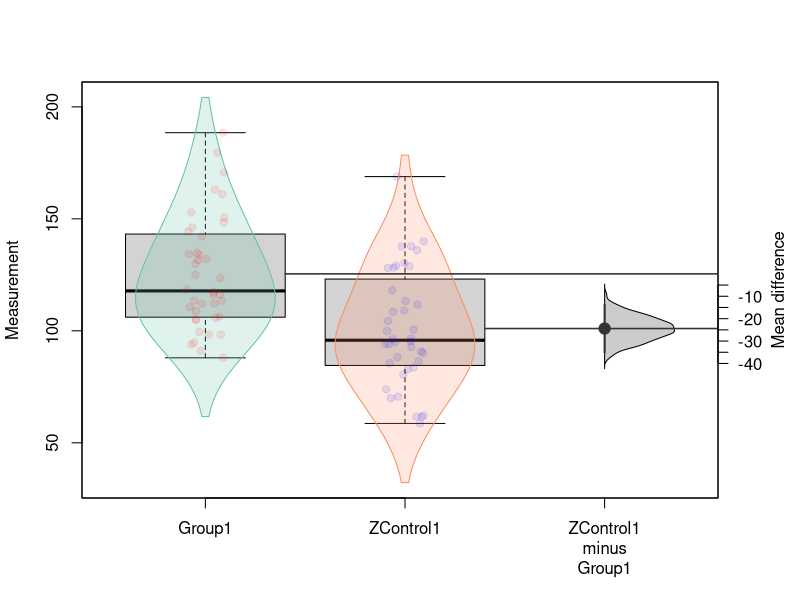

Here is the R script that generated this plot: (Note: this script raises an error after producing the figure.)
### Private functions

#### TODO handle NA in data !!!
#### Multiple groups - specify pairings
#### Scale of cohens d - scale to fit (-1, 1), limit axis extents (Hegdes same)

transparent <-  function(colour, alpha) {
  rgba.val <- col2rgb(colour, TRUE)
  t.col <- rgb(rgba.val[1, ], rgba.val[2, ], rgba.val[3, ],
               maxColorValue = 255,
               alpha = (100 - alpha * 100) * 255 / 100)
  invisible(t.col)
}

### confidence interval of a group 
CI <- function(x){
  alpha <- 0.95
  m <- mean(x) 
  sd <- sd(x)
  n <- length(x)
  se <- sd/sqrt(n)
  df <- n-1
  alpha <- 1-alpha
  t <- qt(p=alpha/2, df=df,lower.tail=F)
  me <- t * se
  c1 <- m - me
  c2 <- m + me
  print(c(c1,c2))
}

# Two group statistic functions

# Mean difference (group 2 - group 1)
stMeanDiff <- function(x1, x2) { mean(x2) - mean(x1) }

# Cohens d (group 2 - group 1)
stCohensD <- function(x1, x2){
  m1 <- mean(x1) 
  SD1 <- sd(x1)
  N1 <- length(x1)
  m2 <- mean(x2)
  SD2 <- sd(x2)
  N2 <- length(x2)
  x <- sqrt((N1 - 1) * (SD1 * SD1) * (N2 - 1) * (SD2 * SD2) / (N1 + N2 - 2))
  (m2 - m1) / x
}

# Hegens d (group 2 - group 1)

stHegensD <- function(x1, x2){
  m1 <- mean(x1) 
  SD1 <- sd(x1)
  N1 <- length(x1)
  m2 <- mean(x2)
  SD2 <- sd(x2)
  N2 <- length(x2)
  x <- sqrt((N1 - 1) * (SD1 * SD1) * (N2 - 1) * (SD2 * SD2) / (N1 + N2 - 2))
  d = (m2 - m1) / x
  d*(1-(3/(4(N1+N2)-9)))
}

#############################################################################

#' Generate differences
#' 
#' This is details
#' 
#' @param data A data frame...
#' @param effect.type Type of difference
#' 
#' @return List containing:
#' bootstrapped mean difference + confidence interval of mean difference + individual bootstrapped difference + 
#'         CI of group 1 + CI of group 2 + mean of group 1 + mean of group 2 + median of group 1 + median of group 2 +
#'         raw data
#'         
#' @export
difference <- function(data,
                       effect.type = c("unstandardised", "cohens", "hegens", "paired-diffs"),
                       #paired = FALSE, # if true calculate paired mean difference 
                       data.col = 1, group.col = 2, block.col = NULL, id.col,
                       R = 1000,
                       ci.type = "bca",
                       ...        
                       # ci.type = "bca", #default
                       # contrast = c("group 1 - group 2"), # default larger group minus small group
                       # ci.conf = 0.95,
) {
  
  call <- match.call()
  if (!is.function(effect.type))
    effect.type <- match.arg(effect.type)
  
  # Get list of groups
  groups <- sort(unique(data[[group.col]]))

  # Function to simplify writing bootstrap statistic functions  
  .wrap2GroupStatistic <- function(statisticFn) {
    if (length(groups) != 2)
      stop(sprintf("Require exactly 2 groups for effect type %s, found %d (%s)", effect.type, length(groups), paste(groups, collapse = ", ")))
    function(data, indices) {
      measurement <- data[indices, data.col]
      group <- data[indices, group.col]
      x1 <- measurement[group == groups[1]]
      x2 <- measurement[group == groups[2]]
      statisticFn(x1, x2)
    }
  }

  # Decide how to calculate the statistic
  bootstrapData <- data
  if (effect.type == "unstandardised") {
    statistic <- .wrap2GroupStatistic(stMeanDiff)
  } else if (effect.type == "cohens") {
    statistic <- .wrap2GroupStatistic(stCohensD)
  } else if (effect.type == "hegens") {
    statistic <- .wrap2GroupStatistic(stHegensD)
  } else if (effect.type == "paired-diffs") {
    if (missing(id.col)) stop("id.col must be specified when effect.type = 'paired-diffs'")
    g1 <- data[data[[group.col]] == groups[1], ]
    g2 <- data[data[[group.col]] == groups[2], ]
    # Pair on ID (don't assume they are sorted)
    g2Idx <- match(g1[[id.col]], g2[[id.col]])
    bootstrapData <- g2[[data.col]][g2Idx] - g1[[data.col]]
    statistic <- function(data, subset) {
      mean(data[subset])
    }
  } else {
    # User supplied a bootstrap statistic function
    statistic <- effect.type
  }
  
  # Bootstrap the statistic
  es <- boot::boot(bootstrapData, statistic, R = R, ...)
  
  # Calculate confidence interval
  ci <- boot::boot.ci(es, type = ci.type)
  
  # Save some parts of the CI data into the returned value (don't need values that are already there or misleading)
  es[["ci.type"]] <- ci.type
  for (cin in names(ci)) {
    if (!cin %in% c("R", "t0", "call")) {
      es[[cin]] <- ci[[cin]]
    }
  }
  # Overwrite data in result with the real data (rather than bootstrapped data, e.g. for paired-riffs)
  es$data <- data
  # Add some more stuff to the result
  es$call <- match.call()
  es$data.col <- data.col
  es$group.col <- group.col
  es$groups <- groups
  es$effect.type <- effect.type
  
  # Fill in extra information in the returned list  
  gil <- lapply(groups, function(g) { 
    grpVals <- data[[data.col]][data[[group.col]] == g]
    c(mean = mean(grpVals),
      median = median(grpVals),
      sd = sd(grpVals),
      se = sd(grpVals) / sqrt(length(grpVals))
    )
  })
  df <- do.call(rbind, gil)
  rownames(df) <- groups
  es$groupStatistics <- df

  # Return value has type plotES TODO decide on a name
  class(es) <- c("plotES", class(es))
  
  es
}

#' print bootstrap mean difference, bootstrapped confidence interval (R value, bootstrapped corrections"bca")
#' 
#' @export
print.plotES <- function(result, ...) {
  cat("Bootstrapped effect size\n")
  cat("Groups:\n")
  print(es$groupStatistics)
  cat(sprintf("%s effect size %g, %g%% CI (%s) %g, %g\n",
              es$effect.type, es$t0, es$bca[1], es$ci.type, es$bca[4], es$bca[5]))
}


#' Plot data with effect size
#' 
#' @param box Colour of boxplot. If FALSE or NA, boxplot is not drawn
#' @param box_fill Colour used to fill the bodies of the boxplot. If FALSE or NA, bodies are not filled
#' @param points Vector of colours used to draw data points, one colour per group. If FALSE or NA, points are not drawn
#' @param violin What type of violin plot to display. If FALSE, violin plot is not drawn
#' @param adj Value used to control violin plot smoothness.
#' 
#' 
#' @export
plotES <- function(es, 
                   box = "black", 
                   box_fill = "lightgrey", 
                   points = RColorBrewer::brewer.pal(max(3, length(es$groups)), "Set1"),
                   violin = c("left-half", "right-half", "full"),
                   violin_border = RColorBrewer::brewer.pal(max(3, length(es$groups)), "Set2"),
                   violin_fill = transparent(RColorBrewer::brewer.pal(max(3, length(es$groups)), "Set2"), .8),
                   violin_adj = 1.5,
                   violin_width = 0.35,
                   violin_trunc_at = 0.05,
                   
                   mar = c(5, 4, 4, 4) + 0.1, # Default margin
                   xlab = "",
                   
                   # box = TRUE,# draw boxplot 
                   # box_fill = TRUE,# fill up box colour # if false only border will be drawn 
                   # points = TRUE, #add individual data point 
                   mean = TRUE, #draw mean of the data 
                   CI = TRUE, # draw confidence interval line of the data; if, box, density, violin is TRUE, CI is FALSE
                   median_line = FALSE, # if TRUE horizontal line in median is drawn # if, box, density, violin is TRUE, median_line is FALSE
                   ef_size = TRUE, # if false do not plot effect size
                   ef_size_density = TRUE, #if true draw effect size confidence interval
                   ef_size_position = c("right", "down"),# when Gardner-Altman_plot is chosen effect size plotted right, otherwise down 
                   paired = FALSE, # if true draw lines between paired points
                   left_ylab = "",
                   right_ylab = "",
                   bottom_ylab = "",
                   col = c("col1", "col2", "col3"), opacity = 0.6, #colour of box, violin, box border, density, col 1 = group 1, col2 = group 2, col3 = ef plot, {col = n+1, n = group no) #   
                   points_col = c("col1", "col2", "col3"), points_opacity = 0.4, # points colour 
                   ...
) {
  if (!is(es, "plotES")) 
    stop("data must be a plotES object")
  if (!isFALSE(violin))
    violin <- match.arg(violin)
  
  .show <- function(what) !isFALSE(what) && !is.null(what)
  .isColour <- function(c) tryCatch(is.matrix(col2rgb(c)), error = function(e) FALSE)
  .colour <- function(what) if (isTRUE(what)) { "black" } else if (.isColour(what)) { what } else { NA }

  
  data <- es$data
  groups <- es$groups
  
  # Calculate densities for violin plots
  densities <- lapply(groups, function(g) density(data[[es$data.col]][data[[es$group.col]] == g], adj = violin_adj))
  # Normalise densities heights so they all have desired height (which becomes width)
  densities <- lapply(densities, function(d) { d$y <- d$y / max(d$y) * violin_width; d })
  # Optionally chop off the tails
  if (violin_trunc_at > 0)
    densities <- lapply(densities, function(d) { 
      keep <- which(d$y > violin_trunc_at * violin_width)
      d$y <- c(0, d$y[keep], 0)
      d$x <- c(d$x[keep[1]], d$x[keep], d$x[keep[length(keep)]])
      d
      })
  
  # Calculate plot limits
  xlim <- c(0.5, length(groups) + 0.5)
  ylim <- range(data[[es$data.col]])

  # If needed, extend y range to encompass violin plots
  if (.show(violin)) {
    for (d in densities) {
      ylim <- range(ylim, d$x)
    }
  }
  
  # If needed extend x range to encompass effect size
  if (.show(ef_size) && length(groups) == 2) {
    xlim[2] <- xlim[2] + 0.95
  }
  
  # Extend width if showing effect size on right
  
  # Prepare plot
  par(mar = mar)
  plot(NULL, xlim = xlim, ylim = ylim, type = "n", xaxt = "n", yaxt = "n", xlab = xlab, ylab = es$data.col, ...)
  
  # Add the various components to the plot
  f <- as.formula(paste(es$data.col, "~", es$group.col))
  
  # Box plot
  if (.show(box)) {
    boxplot(f, data = data, add = TRUE, 
            col = .colour(box_fill), border = .colour(box))
  }
  # Violin plots
  if (.show(violin)) {
    for (i in seq_along(groups)) {
      d <- densities[[i]]
      col <- violin_fill[i]
      border <- violin_border[i]
      if (violin == "left-half") {
        polygon(i - d$y, d$x, col = col, border = border)
      } else if (violin == "right-half") {
        polygon(i + d$y, d$x, col = col, border = border)
      } else {
        polygon(c(i - d$y, rev(i + d$y)), c(d$x, rev(d$x)), col = col, border = border)
      }
    }
  }
  # Scatter plot of data points
  if (.show(points)) {
    stripchart(f, data = data, method = "jitter",
               pch = 19, vertical = TRUE,
               col = .colour(points),
               add = TRUE)
  }
  
  if (.show(ef_size)) {
    # If there are 2 groups..
    if (length(groups) == 2) {
      # Show it to the right
      d <- density(es$t)
      d$y <- d$y / max(d$y) * violin_width
      # Diff is group2 - group1, so add to group1 mean make it align with group1
      y <- es$groupStatistics[1, 1]
      polygon(d$y + 3.0, d$x + y, 
              col = transparent("black", .8), 
              border = "black")
      
      # Draw mean of effect size
      points (3, y + es$t0, pch = 19, col = "grey20", cex = 1.5)
      # Confidence interval of effect size
      segments(3, y + es$bca[4], 3, y + es$bca[5], col = "grey20", lty = 1, lwd = 2.0)

      # Horizontal lines from group means
      segments(1 + 0.4, y, 5, y, col = "grey20", lty = 1, lwd = 1.5)
      segments(2 + 0.4, y + es$t0, 5, y + es$t0, col = "grey20", lty = 1, lwd = 1.5)
      
      # Axis labels on right-hand 
      axis(4, at = pretty(range(es$t)) + y,
           labels = pretty(range(es$t)), las = 1)
      
      # Add x-axis label for effect size
      axis(1, at = 3, labels = FALSE)
      mtext(sprintf("%s\nminus\n%s", es$groups[2], es$groups[1]), at = 3, side = 1, line = 3)
      mtext("Mean difference",  side = 4, line = 2.5)
      
    }
  } 
    
  
  es
}

###
# Testing

N <- 40
data <- data.frame(Measurement = c(rnorm(N, mean = 100, sd = 25),
                                   rnorm(N, mean = 100, sd = 50),
                                   rnorm(N, mean = 120, sd = 25),
                                   rnorm(N, mean = 80, sd = 50),
                                   rnorm(N, mean = 100, sd = 12),
                                   rnorm(N, mean = 100, sd = 50)),
                   Group = c(rep("ZControl1", N),
                             rep("Control2", N),
                             rep("Group1", N),
                             rep("Group2", N),
                             rep("Group3", N),
                             rep("Group4", N)),
                   Gender = rep(c(rep('Male', N/2), rep('Female', N/2)), 6),
                   ID = rep(1:N, 6)
                   )
# Shuffle
data <- data[sample(nrow(data)), ]

#par(mfrow = c(2, 1))
es <- difference(data[data$Group %in% c("ZControl1", "Group1"),], data.col = "Measurement", group.col = "Group", R = 1000)
print(es)
plotES(es, points = transparent(c("red", "blue"), .9), violin = "full")

# es <- difference(data[data$Group %in% c("ZControl1", "Group1"),], effect.type = "paired-diffs", id.col = "ID", data.col = "Measurement", group.col = "Group", R = 1000)
# print(es)
# plotES(es, points = transparent(c("red", "blue"), .9), violin = "full")


# library(dabestr)
# 
# two.group.unpaired <- dabest(data, Group, Measurement, 
#                              # The idx below passes "Control" as the control group, 
#                              # and "Group1" as the test group. The mean difference
#                              # will be computed as mean(Group1) - mean(Control1).
#                              idx = c("Control1", "Group1"), 
#                              paired = FALSE)
# md <- mean_diff(two.group.unpaired)
# plot(md)
# cd <- cohens_d(two.group.unpaired)
# plot(cd)

### test len data 

par(mfrow = c(2, 1))
es <- difference(len[len$male %in% c("yellow", "red"),], data.col = "length", group.col = "male", R = 5000)
print(es)
plotES(es, points = transparent(c("red", "blue"), .9), violin = "full")



es <- difference(data[data$Group %in% c("Control1", "Group1"),], effect.type = "paired-diffs", id.col = "ID", data.col = "Measurement", group.col = "Group", R = 1000)
print(es)
plotES(es, points = transparent(c("red", "blue"), .9), violin = "full")
